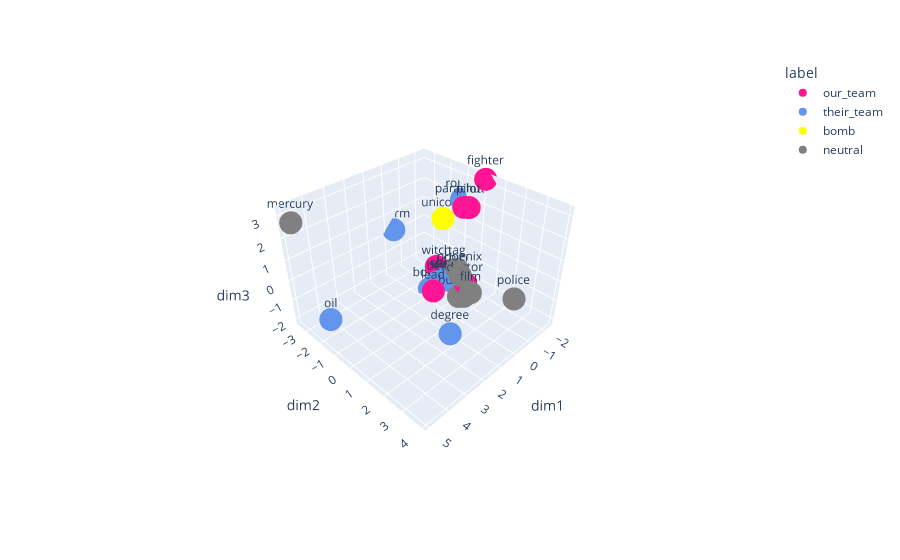

This figure's notebook cell:
### Markdown cell above
### Reduce to 3D
Plotting in 3D ends up with better results. We can plot and move around to find a good cluster of "our team" words to clue.

### Code cell
X_embedded = PCA_fit(embedding_matrix, n_comp = 3)
df_reduced = matrix_to_df(X_embedded, words, labels)
plot_3d(df_reduced, color_map)

### Figure 1 — Plotly figure (JSON) as saved in the notebook; plotly's stock layout.template omitted (floating-point values rounded to 4 significant figures)
{"data": [{"hovertemplate": "<b>%{hovertext}</b><br><br>label=our_team<br>dim1=%{x}<br>dim2=%{y}<br>dim3=%{z}<br>word=%{text}<extra></extra>", "hovertext": ["lead", "chick", "fighter", "buck", "stick", "pilot", "witch", "parachute", "doctor"], "legendgroup": "our_team", "marker": {"color": "deeppink", "symbol": "circle"}, "mode": "markers+text", "name": "our_team", "scene": "scene", "showlegend": true, "text": ["lead", "chick", "fighter", "buck", "stick", "pilot", "witch", "parachute", "doctor"], "type": "scatter3d", "x": [1.636, -1.975, -2.362, -0.6723, -0.6639, -0.2532, -0.9389, -1.696, 0.2498], "y": [1.043, -0.8185, 0.1173, 0.4063, -0.6238, 1.056, -1.254, -0.4224, 1.497], "z": [0.1307, -1.822, 3.252, -1.435, -1.421, 3.096, -1.095, 1.997, 0.007982]}, {"hovertemplate": "<b>%{hovertext}</b><br><br>label=their_team<br>dim1=%{x}<br>dim2=%{y}<br>dim3=%{z}<br>word=%{text}<extra></extra>", "hovertext": ["degree", "boom", "shoe", "oil", "bell", "worm", "wave", "robot"], "legendgroup": "their_team", "marker": {"color": "cornflowerblue", "symbol": "circle"}, "mode": "markers+text", "name": "their_team", "scene": "scene", "showlegend": true, "text": ["degree", "boom", "shoe", "oil", "bell", "worm", "wave", "robot"], "type": "scatter3d", "x": [2.699, -0.511, -0.6577, 4.535, 0.2993, -0.3417, -0.4342, -2.34], "y": [2.931, -1.268, -0.4989, -1.981, -0.0282, -3.449, -0.1611, -1.119], "z": [-0.2136, -2.151, -1.26, -1.415, -0.707, 0.1922, -1.043, 1.881]}, {"hovertemplate": "<b>%{hovertext}</b><br><br>label=bomb<br>dim1=%{x}<br>dim2=%{y}<br>dim3=%{z}<br>word=%{text}<extra></extra>", "hovertext": ["unicorn"], "legendgroup": "bomb", "marker": {"color": "yellow", "symbol": "circle"}, "mode": "markers+text", "name": "bomb", "scene": "scene", "showlegend": true, "text": ["unicorn"], "type": "scatter3d", "x": [-1.813], "y": [-1.719], "z": [0.8874]}, {"hovertemplate": "<b>%{hovertext}</b><br><br>label=neutral<br>dim1=%{x}<br>dim2=%{y}<br>dim3=%{z}<br>word=%{text}<extra></extra>", "hovertext": ["phoenix", "police", "tag", "film", "buffalo", "mercury", "beat"], "legendgroup": "neutral", "marker": {"color": "grey", "symbol": "circle"}, "mode": "markers+text", "name": "neutral", "scene": "scene", "showlegend": true, "text": ["phoenix", "police", "tag", "film", "buffalo", "mercury", "beat"], "type": "scatter3d", "x": [0.4563, 0.3435, -0.8814, 0.7801, 0.2363, 4.951, -0.6461], "y": [1.376, 3.915, 0.05451, 2.206, 1.156, -3.134, 0.7184], "z": [0.4516, 0.6238, -0.5693, 0.2129, -0.8594, 2.846, -1.587]}], "layout": {"autosize": true, "legend": {"title": {"text": "label"}, "tracegroupgap": 0}, "margin": {"t": 60}, "scene": {"aspectmode": "auto", "aspectratio": {"x": 1.104, "y": 1.111, "z": 0.8154}, "camera": {"center": {"x": 0, "y": 0, "z": 0}, "eye": {"x": 1.662, "y": 1.662, "z": 1.662}, "projection": {"type": "perspective"}, "up": {"x": 0, "y": 0, "z": 1}}, "domain": {"x": [0, 1], "y": [0, 1]}, "xaxis": {"title": {"text": "dim1"}, "type": "linear"}, "yaxis": {"title": {"text": "dim2"}, "type": "linear"}, "zaxis": {"title": {"text": "dim3"}, "type": "linear"}}}}
